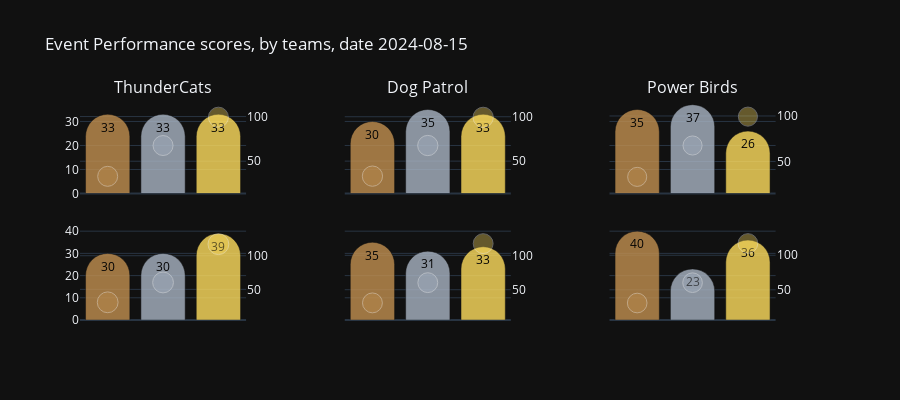

Notebook code for this chart:
### Code cell
score_figure(df_eventteams_scores, 'performance', scatter_opacity=0.5)

### Figure 1 — Plotly figure (JSON) as saved in the notebook; plotly's stock layout.template omitted (floating-point values rounded to 4 significant figures)
{"data": [{"customdata": [[48, "bronze", 33.1], [49, "silver", 67.58], [48, "gold", 99.3]], "hovertemplate": "<br><i>Total medals</i>: %{customdata[0]} %{customdata[1]}<br><i>Medal score</i>: %{customdata[2]} points", "marker": {"color": ["rgb(194, 144, 80)", "rgb(169, 180, 195)", "rgb(255, 222, 94)", "rgb(0, 0, 0)"]}, "name": "<b>Event A</b>", "opacity": 0.8, "text": [33, 33, 33], "textangle": 0, "textfont": {"color": "black"}, "textposition": "inside", "type": "bar", "x": ["Bronze", "Silver", "Gold"], "xaxis": "x", "y": [33, 33, 33], "yaxis": "y"}, {"customdata": [[33, 78.8, 184, 200.0], [33, 78.8, 184, 200.0], [33, 78.8, 184, 200.0]], "hovertemplate": "<br><i>Medal distribution</i>: %{customdata[0]}%<br><i>Participation</i>: %{customdata[1]}%<br><i>Team players</i>: %{customdata[2]}<br><br><b>Team Score</b>: %{customdata[3]}", "marker": {"color": ["rgb(194, 144, 80)", "rgb(169, 180, 195)", "rgb(255, 222, 94)"], "line": {"color": "white"}, "size": [20.0, 20.0, 20.0]}, "mode": "markers", "name": "<b>Team metrics</b>", "opacity": 0.5, "type": "scatter", "x": ["Bronze", "Silver", "Gold"], "xaxis": "x", "y": [33.1, 67.58, 99.3], "yaxis": "y2"}, {"customdata": [[53, "bronze", 30.64], [62, "silver", 71.68], [58, "gold", 100.6]], "hovertemplate": "<br><i>Total medals</i>: %{customdata[0]} %{customdata[1]}<br><i>Medal score</i>: %{customdata[2]} points", "marker": {"color": ["rgb(194, 144, 80)", "rgb(169, 180, 195)", "rgb(255, 222, 94)", "rgb(0, 0, 0)"]}, "name": "<b>Event A</b>", "opacity": 0.8, "text": [30, 35, 33], "textangle": 0, "textfont": {"color": "black"}, "textposition": "inside", "type": "bar", "x": ["Bronze", "Silver", "Gold"], "xaxis": "x2", "y": [30, 35, 33], "yaxis": "y3"}, {"customdata": [[30, 73.31, 236, 202.9], [35, 73.31, 236, 202.9], [33, 73.31, 236, 202.9]], "hovertemplate": "<br><i>Medal distribution</i>: %{customdata[0]}%<br><i>Participation</i>: %{customdata[1]}%<br><i>Team players</i>: %{customdata[2]}<br><br><b>Team Score</b>: %{customdata[3]}", "marker": {"color": ["rgb(194, 144, 80)", "rgb(169, 180, 195)", "rgb(255, 222, 94)"], "line": {"color": "white"}, "size": [20.29, 20.29, 20.29]}, "mode": "markers", "name": "<b>Team metrics</b>", "opacity": 0.5, "type": "scatter", "x": ["Bronze", "Silver", "Gold"], "xaxis": "x2", "y": [33.1, 67.58, 99.3], "yaxis": "y4"}, {"customdata": [[24, "bronze", 35.82], [25, "silver", 74.62], [18, "gold", 80.61]], "hovertemplate": "<br><i>Total medals</i>: %{customdata[0]} %{customdata[1]}<br><i>Medal score</i>: %{customdata[2]} points", "marker": {"color": ["rgb(194, 144, 80)", "rgb(169, 180, 195)", "rgb(255, 222, 94)", "rgb(0, 0, 0)"]}, "name": "<b>Event A</b>", "opacity": 0.8, "text": [35, 37, 26], "textangle": 0, "textfont": {"color": "black"}, "textposition": "inside", "type": "bar", "x": ["Bronze", "Silver", "Gold"], "xaxis": "x3", "y": [35, 37, 26], "yaxis": "y5"}, {"customdata": [[35, 82.72, 81, 191.1], [37, 82.72, 81, 191.1], [26, 82.72, 81, 191.1]], "hovertemplate": "<br><i>Medal distribution</i>: %{customdata[0]}%<br><i>Participation</i>: %{customdata[1]}%<br><i>Team players</i>: %{customdata[2]}<br><br><b>Team Score</b>: %{customdata[3]}", "marker": {"color": ["rgb(194, 144, 80)", "rgb(169, 180, 195)", "rgb(255, 222, 94)"], "line": {"color": "white"}, "size": [19.11, 19.11, 19.11]}, "mode": "markers", "name": "<b>Team metrics</b>", "opacity": 0.5, "type": "scatter", "x": ["Bronze", "Silver", "Gold"], "xaxis": "x3", "y": [33.1, 67.58, 99.3], "yaxis": "y6"}, {"customdata": [[45, "bronze", 30.82], [44, "silver", 60.28], [57, "gold", 117.1]], "hovertemplate": "<br><i>Total medals</i>: %{customdata[0]} %{customdata[1]}<br><i>Medal score</i>: %{customdata[2]} points", "marker": {"color": ["rgb(194, 144, 80)", "rgb(169, 180, 195)", "rgb(255, 222, 94)", "rgb(0, 0, 0)"]}, "name": "<b>Event B</b>", "opacity": 0.8, "text": [30, 30, 39], "textangle": 0, "textfont": {"color": "black"}, "textposition": "inside", "type": "bar", "x": ["Bronze", "Silver", "Gold"], "xaxis": "x4", "y": [30, 30, 39], "yaxis": "y7"}, {"customdata": [[30, 79.35, 184, 208.2], [30, 79.35, 184, 208.2], [39, 79.35, 184, 208.2]], "hovertemplate": "<br><i>Medal distribution</i>: %{customdata[0]}%<br><i>Participation</i>: %{customdata[1]}%<br><i>Team players</i>: %{customdata[2]}<br><br><b>Team Score</b>: %{customdata[3]}", "marker": {"color": ["rgb(194, 144, 80)", "rgb(169, 180, 195)", "rgb(255, 222, 94)"], "line": {"color": "white"}, "size": [20.82, 20.82, 20.82]}, "mode": "markers", "name": "<b>Team metrics</b>", "opacity": 0.5, "type": "scatter", "x": ["Bronze", "Silver", "Gold"], "xaxis": "x4", "y": [30.82, 60.28, 117.1], "yaxis": "y8"}, {"customdata": [[63, "bronze", 35], [56, "silver", 62.22], [61, "gold", 101.7]], "hovertemplate": "<br><i>Total medals</i>: %{customdata[0]} %{customdata[1]}<br><i>Medal score</i>: %{customdata[2]} points", "marker": {"color": ["rgb(194, 144, 80)", "rgb(169, 180, 195)", "rgb(255, 222, 94)", "rgb(0, 0, 0)"]}, "name": "<b>Event B</b>", "opacity": 0.8, "text": [35, 31, 33], "textangle": 0, "textfont": {"color": "black"}, "textposition": "inside", "type": "bar", "x": ["Bronze", "Silver", "Gold"], "xaxis": "x5", "y": [35, 31, 33], "yaxis": "y9"}, {"customdata": [[35, 76.27, 236, 198.9], [31, 76.27, 236, 198.9], [33, 76.27, 236, 198.9]], "hovertemplate": "<br><i>Medal distribution</i>: %{customdata[0]}%<br><i>Participation</i>: %{customdata[1]}%<br><i>Team players</i>: %{customdata[2]}<br><br><b>Team Score</b>: %{customdata[3]}", "marker": {"color": ["rgb(194, 144, 80)", "rgb(169, 180, 195)", "rgb(255, 222, 94)"], "line": {"color": "white"}, "size": [19.89, 19.89, 19.89]}, "mode": "markers", "name": "<b>Team metrics</b>", "opacity": 0.5, "type": "scatter", "x": ["Bronze", "Silver", "Gold"], "xaxis": "x5", "y": [30.82, 60.28, 117.1], "yaxis": "y10"}, {"customdata": [[24, "bronze", 40], [14, "silver", 46.66], [22, "gold", 110.0]], "hovertemplate": "<br><i>Total medals</i>: %{customdata[0]} %{customdata[1]}<br><i>Medal score</i>: %{customdata[2]} points", "marker": {"color": ["rgb(194, 144, 80)", "rgb(169, 180, 195)", "rgb(255, 222, 94)", "rgb(0, 0, 0)"]}, "name": "<b>Event B</b>", "opacity": 0.8, "text": [40, 23, 36], "textangle": 0, "textfont": {"color": "black"}, "textposition": "inside", "type": "bar", "x": ["Bronze", "Silver", "Gold"], "xaxis": "x6", "y": [40, 23, 36], "yaxis": "y11"}, {"customdata": [[40, 74.07, 81, 196.7], [23, 74.07, 81, 196.7], [36, 74.07, 81, 196.7]], "hovertemplate": "<br><i>Medal distribution</i>: %{customdata[0]}%<br><i>Participation</i>: %{customdata[1]}%<br><i>Team players</i>: %{customdata[2]}<br><br><b>Team Score</b>: %{customdata[3]}", "marker": {"color": ["rgb(194, 144, 80)", "rgb(169, 180, 195)", "rgb(255, 222, 94)"], "line": {"color": "white"}, "size": [19.67, 19.67, 19.67]}, "mode": "markers", "name": "<b>Team metrics</b>", "opacity": 0.5, "type": "scatter", "x": ["Bronze", "Silver", "Gold"], "xaxis": "x6", "y": [30.82, 60.28, 117.1], "yaxis": "y12"}], "layout": {"annotations": [{"font": {"size": 16}, "showarrow": false, "text": "ThunderCats", "x": 0.1122, "xanchor": "center", "xref": "paper", "y": 1, "yanchor": "bottom", "yref": "paper"}, {"font": {"size": 16}, "showarrow": false, "text": "Dog Patrol", "x": 0.47, "xanchor": "center", "xref": "paper", "y": 1, "yanchor": "bottom", "yref": "paper"}, {"font": {"size": 16}, "showarrow": false, "text": "Power Birds", "x": 0.8278, "xanchor": "center", "xref": "paper", "y": 1, "yanchor": "bottom", "yref": "paper"}], "barcornerradius": "50%", "barmode": "group", "height": 400, "hoverlabel": {"align": "right"}, "hovermode": "x unified", "showlegend": false, "title": {"text": "Event Performance scores, by teams, date 2024-08-15"}, "width": 900, "xaxis": {"anchor": "y", "autorange": true, "categoryarray": ["gold", "silver", "bronze"], "categoryorder": "array", "domain": [0, 0.2244], "matches": "x4", "range": [2.5, 5.5], "showspikes": false, "showticklabels": false, "type": "category"}, "xaxis2": {"anchor": "y3", "autorange": true, "categoryarray": ["gold", "silver", "bronze"], "categoryorder": "array", "domain": [0.3578, 0.5822], "matches": "x5", "range": [2.5, 5.5], "showspikes": false, "showticklabels": false, "type": "category"}, "xaxis3": {"anchor": "y5", "autorange": true, "categoryarray": ["gold", "silver", "bronze"], "categoryorder": "array", "domain": [0.7156, 0.94], "matches": "x6", "range": [2.5, 5.5], "showspikes": false, "showticklabels": false, "type": "category"}, "xaxis4": {"anchor": "y7", "autorange": true, "categoryarray": ["gold", "silver", "bronze"], "categoryorder": "array", "domain": [0, 0.2244], "range": [2.5, 5.5], "showspikes": false, "showticklabels": false, "type": "category"}, "xaxis5": {"anchor": "y9", "autorange": true, "categoryarray": ["gold", "silver", "bronze"], "categoryorder": "array", "domain": [0.3578, 0.5822], "range": [2.5, 5.5], "showspikes": false, "showticklabels": false, "type": "category"}, "xaxis6": {"anchor": "y11", "autorange": true, "categoryarray": ["gold", "silver", "bronze"], "categoryorder": "array", "domain": [0.7156, 0.94], "range": [2.5, 5.5], "showspikes": false, "showticklabels": false, "type": "category"}, "yaxis": {"anchor": "x", "autorange": true, "domain": [0.575, 1], "range": [0, 38.95], "type": "linear"}, "yaxis10": {"anchor": "x5", "autorange": true, "overlaying": "y9", "range": [5.921, 142.0], "side": "right", "type": "linear"}, "yaxis11": {"anchor": "x6", "autorange": true, "domain": [0, 0.425], "matches": "y7", "range": [0, 42.11], "showticklabels": false, "type": "linear"}, "yaxis12": {"anchor": "x6", "autorange": true, "overlaying": "y11", "range": [6.238, 141.7], "side": "right", "type": "linear"}, "yaxis2": {"anchor": "x", "autorange": true, "overlaying": "y", "range": [13.88, 118.5], "side": "right", "type": "linear"}, "yaxis3": {"anchor": "x2", "autorange": true, "domain": [0.575, 1], "matches": "y", "range": [0, 38.95], "showticklabels": false, "type": "linear"}, "yaxis4": {"anchor": "x2", "autorange": true, "overlaying": "y3", "range": [13.55, 118.8], "side": "right", "type": "linear"}, "yaxis5": {"anchor": "x3", "autorange": true, "domain": [0.575, 1], "matches": "y", "range": [0, 38.95], "showticklabels": false, "type": "linear"}, "yaxis6": {"anchor": "x3", "autorange": true, "overlaying": "y5", "range": [14.85, 117.6], "side": "right", "type": "linear"}, "yaxis7": {"anchor": "x4", "autorange": true, "domain": [0, 0.425], "range": [0, 42.11], "type": "linear"}, "yaxis8": {"anchor": "x4", "autorange": true, "overlaying": "y7", "range": [4.556, 143.4], "side": "right", "type": "linear"}, "yaxis9": {"anchor": "x5", "autorange": true, "domain": [0, 0.425], "matches": "y7", "range": [0, 42.11], "showticklabels": false, "type": "linear"}}}
